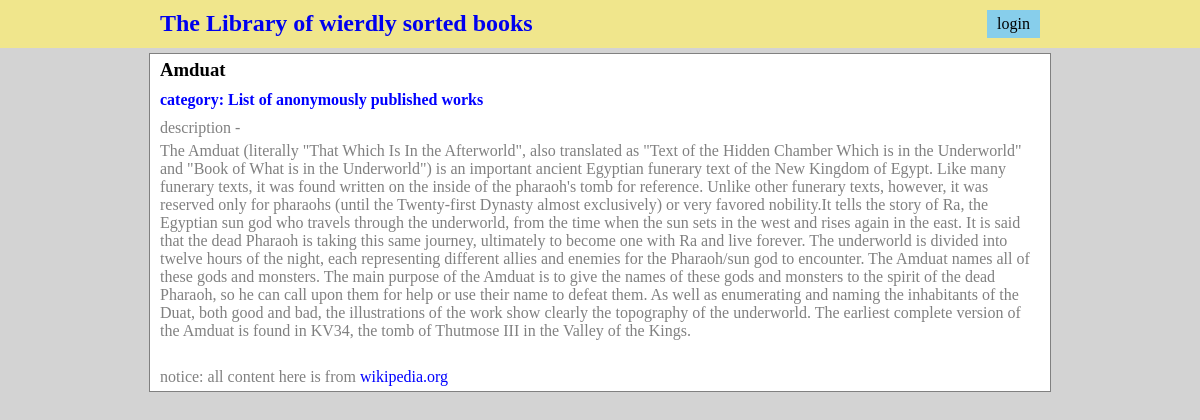
The app's page /category/List of anonymously published works/items/Amduat with its own data.
### databases/database_setup.py (models this page shows, shortened)
class Item(Base):
    __tablename__ = 'Item'
    id = Column(Integer, primary_key=True)
    name = Column(String(80), nullable=False)
    description = Column(String(250))
    category_id = Column(Integer, ForeignKey('Category.id'))
    category = relationship(Category)
    user_id = Column(Integer, ForeignKey('User.id'))
    user = relationship(User)

class Category(Base):
    __tablename__ = 'Category'
    id = Column(Integer, primary_key=True)
    name = Column(String(250), nullable=False)

### host.py (the view)
@app.route("/category/<category_name>/items/<book_name>")
def show_book(category_name, book_name):
    session = DBSession()
    category = session.query(Category).filter_by(name=category_name).one()
    book = session.query(Item).filter_by(category_id=category.id).filter_by(name=book_name).one()
    book_user_id = book.user_id
    session.close()
    username = login_session.get('username')
    if username:
        modifyable_by_user = (book_user_id == login_session['user_id'])
    else:
        modifyable_by_user = None
    return render_template("book.html",
                           book=book,
                           username=username,
                           modifyable_by_user=modifyable_by_user,
                           category=category)

### templates/book.html (shortened to what this page needs)
{% extends "base.html" %}
{% block extraload %}
    <link href="{{url_for('static', filename='css/main.css')}}" rel="stylesheet" type="text/css">
{% endblock %}
{% block content %}
    <h3>{{book.name}}</h3>
    <a href="{{url_for('show_category', category_name=category.name)}}"><h4>category: {{category.name}}</h4></a>
    <p>description - </p>
    <p>{{book.description}}</p>
{% endblock %}

### static/css/page.css (style rules this page uses)
* { padding: 0; margin: 0; }
body { background: lightgrey; }

### static/css/main.css (style rules this page uses)
#content h3, h4 { padding: 5px 10px; }
#content a { color: blue; text-decoration: none; }
#content li, p { margin: 5px 10px; }
#content p { color: grey; }

### records on screen
Item: name "Amduat", description "The Amduat (literally \"That Which Is In the Afterworld\", also translated as \"Text of the Hidden Chamber Which is in the Underworld\" and \"Book of What is in the Underworld\") is an important ancient Egyptian funerary text of the New Kingdom of Egypt. Like many funerary texts, it was found written on the inside of the pharaoh's tomb for reference. Unlike other funerary texts, however, it was reserved only for pharaohs (until the Twenty-first Dynasty almost exclusively) or very favored nobility.It tells the story of Ra, the Egyptian sun god who travels through the underworld, from the time when the sun sets in the west and rises again in the east. It is said that the dead Pharaoh is taking this…"
Category: name "List of anonymously published works"
